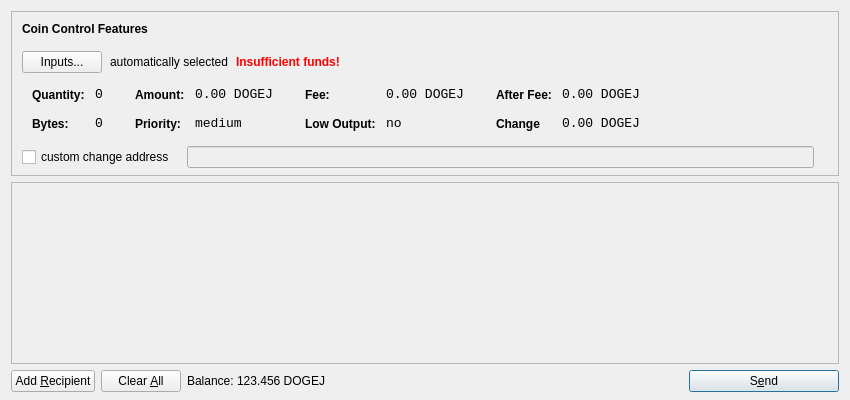
<?xml version="1.0" encoding="UTF-8"?>
<ui version="4.0">
 <class>SendCoinsDialog</class>
 <widget class="QDialog" name="SendCoinsDialog">
  <property name="geometry">
   <rect>
    <x>0</x>
    <y>0</y>
    <width>850</width>
    <height>400</height>
   </rect>
  </property>
  <property name="windowTitle">
   <string>Send Coins</string>
  </property>
  <property name="styleSheet">
   <string notr="true">background-image: url(:/images/dogejbg);</string>
  </property>
  <layout class="QVBoxLayout" name="verticalLayout" stretch="0,1,0">
   <property name="bottomMargin">
    <number>8</number>
   </property>
   <item>
    <widget class="QFrame" name="frameCoinControl">
     <property name="sizePolicy">
      <sizepolicy hsizetype="Expanding" vsizetype="Expanding">
       <horstretch>0</horstretch>
       <verstretch>0</verstretch>
      </sizepolicy>
     </property>
     <property name="maximumSize">
      <size>
       <width>16777215</width>
       <height>16777215</height>
      </size>
     </property>
     <property name="frameShape">
      <enum>QFrame::StyledPanel</enum>
     </property>
     <property name="frameShadow">
      <enum>QFrame::Sunken</enum>
     </property>
     <layout class="QVBoxLayout" name="verticalLayoutCoinControl2">
      <property name="spacing">
       <number>6</number>
      </property>
      <property name="leftMargin">
       <number>0</number>
      </property>
      <property name="topMargin">
       <number>0</number>
      </property>
      <property name="rightMargin">
       <number>0</number>
      </property>
      <property name="bottomMargin">
       <number>6</number>
      </property>
      <item>
       <layout class="QVBoxLayout" name="verticalLayoutCoinControl" stretch="0,0,0,0,1">
        <property name="spacing">
         <number>0</number>
        </property>
        <property name="leftMargin">
         <number>10</number>
        </property>
        <property name="topMargin">
         <number>10</number>
        </property>
        <item>
         <layout class="QHBoxLayout" name="horizontalLayoutCoinControl1">
          <property name="bottomMargin">
           <number>15</number>
          </property>
          <item>
           <widget class="QLabel" name="labelCoinControlFeatures">
            <property name="sizePolicy">
             <sizepolicy hsizetype="Preferred" vsizetype="Maximum">
              <horstretch>0</horstretch>
              <verstretch>0</verstretch>
             </sizepolicy>
            </property>
            <property name="font">
             <font>
              <weight>75</weight>
              <bold>true</bold>
             </font>
            </property>
            <property name="styleSheet">
             <string notr="true">font-weight:bold;</string>
            </property>
            <property name="text">
             <string>Coin Control Features</string>
            </property>
           </widget>
          </item>
         </layout>
        </item>
        <item>
         <layout class="QHBoxLayout" name="horizontalLayoutCoinControl2" stretch="0,0,0,0">
          <property name="spacing">
           <number>8</number>
          </property>
          <property name="bottomMargin">
           <number>10</number>
          </property>
          <item>
           <widget class="QPushButton" name="pushButtonCoinControl">
            <property name="styleSheet">
             <string notr="true"/>
            </property>
            <property name="text">
             <string>Inputs...</string>
            </property>
           </widget>
          </item>
          <item>
           <widget class="QLabel" name="labelCoinControlAutomaticallySelected">
            <property name="text">
             <string>automatically selected</string>
            </property>
            <property name="margin">
             <number>5</number>
            </property>
           </widget>
          </item>
          <item>
           <widget class="QLabel" name="labelCoinControlInsuffFunds">
            <property name="font">
             <font>
              <weight>75</weight>
              <bold>true</bold>
             </font>
            </property>
            <property name="styleSheet">
             <string notr="true">color:red;font-weight:bold;</string>
            </property>
            <property name="text">
             <string>Insufficient funds!</string>
            </property>
            <property name="margin">
             <number>5</number>
            </property>
           </widget>
          </item>
          <item>
           <spacer name="horizontalSpacerCoinControl">
            <property name="orientation">
             <enum>Qt::Horizontal</enum>
            </property>
            <property name="sizeHint" stdset="0">
             <size>
              <width>40</width>
              <height>1</height>
             </size>
            </property>
           </spacer>
          </item>
         </layout>
        </item>
        <item>
         <widget class="QWidget" name="widgetCoinControl" native="true">
          <property name="sizePolicy">
           <sizepolicy hsizetype="Preferred" vsizetype="Preferred">
            <horstretch>0</horstretch>
            <verstretch>0</verstretch>
           </sizepolicy>
          </property>
          <property name="minimumSize">
           <size>
            <width>0</width>
            <height>0</height>
           </size>
          </property>
          <property name="styleSheet">
           <string notr="true"/>
          </property>
          <layout class="QHBoxLayout" name="horizontalLayoutCoinControl5">
           <property name="leftMargin">
            <number>0</number>
           </property>
           <property name="topMargin">
            <number>0</number>
           </property>
           <property name="rightMargin">
            <number>0</number>
           </property>
           <property name="bottomMargin">
            <number>0</number>
           </property>
           <item>
            <layout class="QHBoxLayout" name="horizontalLayoutCoinControl3" stretch="0,0,0,1">
             <property name="spacing">
              <number>20</number>
             </property>
             <property name="topMargin">
              <number>0</number>
             </property>
             <property name="bottomMargin">
              <number>10</number>
             </property>
             <item>
              <layout class="QFormLayout" name="formLayoutCoinControl1">
               <property name="horizontalSpacing">
                <number>10</number>
               </property>
               <property name="verticalSpacing">
                <number>14</number>
               </property>
               <property name="leftMargin">
                <number>10</number>
               </property>
               <property name="topMargin">
                <number>4</number>
               </property>
               <property name="rightMargin">
                <number>6</number>
               </property>
               <item row="0" column="0">
                <widget class="QLabel" name="labelCoinControlQuantityText">
                 <property name="styleSheet">
                  <string notr="true">font-weight:bold;</string>
                 </property>
                 <property name="text">
                  <string>Quantity:</string>
                 </property>
                 <property name="margin">
                  <number>0</number>
                 </property>
                </widget>
               </item>
               <item row="0" column="1">
                <widget class="QLabel" name="labelCoinControlQuantity">
                 <property name="font">
                  <font>
                   <family>Monospace</family>
                   <pointsize>10</pointsize>
                  </font>
                 </property>
                 <property name="cursor">
                  <cursorShape>IBeamCursor</cursorShape>
                 </property>
                 <property name="contextMenuPolicy">
                  <enum>Qt::ActionsContextMenu</enum>
                 </property>
                 <property name="text">
                  <string>0</string>
                 </property>
                 <property name="margin">
                  <number>0</number>
                 </property>
                 <property name="textInteractionFlags">
                  <set>Qt::LinksAccessibleByMouse|Qt::TextSelectableByKeyboard|Qt::TextSelectableByMouse</set>
                 </property>
                </widget>
               </item>
               <item row="1" column="0">
                <widget class="QLabel" name="labelCoinControlBytesText">
                 <property name="styleSheet">
                  <string notr="true">font-weight:bold;</string>
                 </property>
                 <property name="text">
                  <string>Bytes:</string>
                 </property>
                </widget>
               </item>
               <item row="1" column="1">
                <widget class="QLabel" name="labelCoinControlBytes">
                 <property name="font">
                  <font>
                   <family>Monospace</family>
                   <pointsize>10</pointsize>
                  </font>
                 </property>
                 <property name="cursor">
                  <cursorShape>IBeamCursor</cursorShape>
                 </property>
                 <property name="contextMenuPolicy">
                  <enum>Qt::ActionsContextMenu</enum>
                 </property>
                 <property name="text">
                  <string>0</string>
                 </property>
                 <property name="textInteractionFlags">
                  <set>Qt::LinksAccessibleByMouse|Qt::TextSelectableByKeyboard|Qt::TextSelectableByMouse</set>
                 </property>
                </widget>
               </item>
              </layout>
             </item>
             <item>
              <layout class="QFormLayout" name="formLayoutCoinControl2">
               <property name="horizontalSpacing">
                <number>10</number>
               </property>
               <property name="verticalSpacing">
                <number>14</number>
               </property>
               <property name="leftMargin">
                <number>6</number>
               </property>
               <property name="topMargin">
                <number>4</number>
               </property>
               <property name="rightMargin">
                <number>6</number>
               </property>
               <item row="0" column="0">
                <widget class="QLabel" name="labelCoinControlAmountText">
                 <property name="styleSheet">
                  <string notr="true">font-weight:bold;</string>
                 </property>
                 <property name="text">
                  <string>Amount:</string>
                 </property>
                 <property name="margin">
                  <number>0</number>
                 </property>
                </widget>
               </item>
               <item row="0" column="1">
                <widget class="QLabel" name="labelCoinControlAmount">
                 <property name="font">
                  <font>
                   <family>Monospace</family>
                   <pointsize>10</pointsize>
                  </font>
                 </property>
                 <property name="cursor">
                  <cursorShape>IBeamCursor</cursorShape>
                 </property>
                 <property name="contextMenuPolicy">
                  <enum>Qt::ActionsContextMenu</enum>
                 </property>
                 <property name="text">
                  <string>0.00 DOGEJ</string>
                 </property>
                 <property name="textInteractionFlags">
                  <set>Qt::LinksAccessibleByMouse|Qt::TextSelectableByKeyboard|Qt::TextSelectableByMouse</set>
                 </property>
                </widget>
               </item>
               <item row="1" column="0">
                <widget class="QLabel" name="labelCoinControlPriorityText">
                 <property name="styleSheet">
                  <string notr="true">font-weight:bold;</string>
                 </property>
                 <property name="text">
                  <string>Priority:</string>
                 </property>
                </widget>
               </item>
               <item row="1" column="1">
                <widget class="QLabel" name="labelCoinControlPriority">
                 <property name="font">
                  <font>
                   <family>Monospace</family>
                   <pointsize>10</pointsize>
                  </font>
                 </property>
                 <property name="cursor">
                  <cursorShape>IBeamCursor</cursorShape>
                 </property>
                 <property name="contextMenuPolicy">
                  <enum>Qt::ActionsContextMenu</enum>
                 </property>
                 <property name="text">
                  <string>medium</string>
                 </property>
                 <property name="textInteractionFlags">
                  <set>Qt::LinksAccessibleByMouse|Qt::TextSelectableByKeyboard|Qt::TextSelectableByMouse</set>
                 </property>
                </widget>
               </item>
              </layout>
             </item>
             <item>
              <layout class="QFormLayout" name="formLayoutCoinControl3">
               <property name="horizontalSpacing">
                <number>10</number>
               </property>
               <property name="verticalSpacing">
                <number>14</number>
               </property>
               <property name="leftMargin">
                <number>6</number>
               </property>
               <property name="topMargin">
                <number>4</number>
               </property>
               <property name="rightMargin">
                <number>6</number>
               </property>
               <item row="0" column="0">
                <widget class="QLabel" name="labelCoinControlFeeText">
                 <property name="styleSheet">
                  <string notr="true">font-weight:bold;</string>
                 </property>
                 <property name="text">
                  <string>Fee:</string>
                 </property>
                 <property name="margin">
                  <number>0</number>
                 </property>
                </widget>
               </item>
               <item row="0" column="1">
                <widget class="QLabel" name="labelCoinControlFee">
                 <property name="font">
                  <font>
                   <family>Monospace</family>
                   <pointsize>10</pointsize>
                  </font>
                 </property>
                 <property name="cursor">
                  <cursorShape>IBeamCursor</cursorShape>
                 </property>
                 <property name="contextMenuPolicy">
                  <enum>Qt::ActionsContextMenu</enum>
                 </property>
                 <property name="text">
                  <string>0.00 DOGEJ</string>
                 </property>
                 <property name="textInteractionFlags">
                  <set>Qt::LinksAccessibleByMouse|Qt::TextSelectableByKeyboard|Qt::TextSelectableByMouse</set>
                 </property>
                </widget>
               </item>
               <item row="1" column="0">
                <widget class="QLabel" name="labelCoinControlLowOutputText">
                 <property name="styleSheet">
                  <string notr="true">font-weight:bold;</string>
                 </property>
                 <property name="text">
                  <string>Low Output:</string>
                 </property>
                </widget>
               </item>
               <item row="1" column="1">
                <widget class="QLabel" name="labelCoinControlLowOutput">
                 <property name="font">
                  <font>
                   <family>Monospace</family>
                   <pointsize>10</pointsize>
                  </font>
                 </property>
                 <property name="cursor">
                  <cursorShape>IBeamCursor</cursorShape>
                 </property>
                 <property name="contextMenuPolicy">
                  <enum>Qt::ActionsContextMenu</enum>
                 </property>
                 <property name="text">
                  <string>no</string>
                 </property>
                 <property name="textInteractionFlags">
                  <set>Qt::LinksAccessibleByMouse|Qt::TextSelectableByKeyboard|Qt::TextSelectableByMouse</set>
                 </property>
                </widget>
               </item>
              </layout>
             </item>
             <item>
              <layout class="QFormLayout" name="formLayoutCoinControl4">
               <property name="horizontalSpacing">
                <number>10</number>
               </property>
               <property name="verticalSpacing">
                <number>14</number>
               </property>
               <property name="leftMargin">
                <number>6</number>
               </property>
               <property name="topMargin">
                <number>4</number>
               </property>
               <property name="rightMargin">
                <number>6</number>
               </property>
               <item row="0" column="0">
                <widget class="QLabel" name="labelCoinControlAfterFeeText">
                 <property name="styleSheet">
                  <string notr="true">font-weight:bold;</string>
                 </property>
                 <property name="text">
                  <string>After Fee:</string>
                 </property>
                 <property name="margin">
                  <number>0</number>
                 </property>
                </widget>
               </item>
               <item row="0" column="1">
                <widget class="QLabel" name="labelCoinControlAfterFee">
                 <property name="font">
                  <font>
                   <family>Monospace</family>
                   <pointsize>10</pointsize>
                  </font>
                 </property>
                 <property name="cursor">
                  <cursorShape>IBeamCursor</cursorShape>
                 </property>
                 <property name="contextMenuPolicy">
                  <enum>Qt::ActionsContextMenu</enum>
                 </property>
                 <property name="text">
                  <string>0.00 DOGEJ</string>
                 </property>
                 <property name="textInteractionFlags">
                  <set>Qt::LinksAccessibleByMouse|Qt::TextSelectableByKeyboard|Qt::TextSelectableByMouse</set>
                 </property>
                </widget>
               </item>
               <item row="1" column="0">
                <widget class="QLabel" name="labelCoinControlChangeText">
                 <property name="styleSheet">
                  <string notr="true">font-weight:bold;</string>
                 </property>
                 <property name="text">
                  <string>Change</string>
                 </property>
                </widget>
               </item>
               <item row="1" column="1">
                <widget class="QLabel" name="labelCoinControlChange">
                 <property name="font">
                  <font>
                   <family>Monospace</family>
                   <pointsize>10</pointsize>
                  </font>
                 </property>
                 <property name="cursor">
                  <cursorShape>IBeamCursor</cursorShape>
                 </property>
                 <property name="contextMenuPolicy">
                  <enum>Qt::ActionsContextMenu</enum>
                 </property>
                 <property name="text">
                  <string>0.00 DOGEJ</string>
                 </property>
                 <property name="textInteractionFlags">
                  <set>Qt::LinksAccessibleByMouse|Qt::TextSelectableByKeyboard|Qt::TextSelectableByMouse</set>
                 </property>
                </widget>
               </item>
              </layout>
             </item>
            </layout>
           </item>
          </layout>
         </widget>
        </item>
        <item>
         <layout class="QHBoxLayout" name="horizontalLayoutCoinControl4" stretch="0,0,0">
          <property name="spacing">
           <number>12</number>
          </property>
          <property name="sizeConstraint">
           <enum>QLayout::SetDefaultConstraint</enum>
          </property>
          <property name="topMargin">
           <number>5</number>
          </property>
          <property name="rightMargin">
           <number>5</number>
          </property>
          <item>
           <widget class="QCheckBox" name="checkBoxCoinControlChange">
            <property name="text">
             <string>custom change address</string>
            </property>
           </widget>
          </item>
          <item>
           <widget class="QLineEdit" name="lineEditCoinControlChange">
            <property name="enabled">
             <bool>false</bool>
            </property>
            <property name="sizePolicy">
             <sizepolicy hsizetype="Expanding" vsizetype="Fixed">
              <horstretch>0</horstretch>
              <verstretch>0</verstretch>
             </sizepolicy>
            </property>
           </widget>
          </item>
          <item>
           <widget class="QLabel" name="labelCoinControlChangeLabel">
            <property name="sizePolicy">
             <sizepolicy hsizetype="Preferred" vsizetype="Expanding">
              <horstretch>0</horstretch>
              <verstretch>0</verstretch>
             </sizepolicy>
            </property>
            <property name="minimumSize">
             <size>
              <width>0</width>
              <height>0</height>
             </size>
            </property>
            <property name="text">
             <string/>
            </property>
            <property name="margin">
             <number>3</number>
            </property>
           </widget>
          </item>
         </layout>
        </item>
        <item>
         <spacer name="verticalSpacerCoinControl">
          <property name="orientation">
           <enum>Qt::Vertical</enum>
          </property>
          <property name="sizeHint" stdset="0">
           <size>
            <width>800</width>
            <height>1</height>
           </size>
          </property>
         </spacer>
        </item>
       </layout>
      </item>
     </layout>
    </widget>
   </item>
   <item>
    <widget class="QScrollArea" name="scrollArea">
     <property name="widgetResizable">
      <bool>true</bool>
     </property>
     <widget class="QWidget" name="scrollAreaWidgetContents">
      <property name="geometry">
       <rect>
        <x>0</x>
        <y>0</y>
        <width>830</width>
        <height>172</height>
       </rect>
      </property>
      <layout class="QVBoxLayout" name="verticalLayout_2">
       <property name="leftMargin">
        <number>0</number>
       </property>
       <property name="topMargin">
        <number>0</number>
       </property>
       <property name="rightMargin">
        <number>0</number>
       </property>
       <property name="bottomMargin">
        <number>0</number>
       </property>
       <item>
        <layout class="QVBoxLayout" name="entries">
         <property name="spacing">
          <number>6</number>
         </property>
        </layout>
       </item>
       <item>
        <spacer name="verticalSpacer">
         <property name="orientation">
          <enum>Qt::Vertical</enum>
         </property>
         <property name="sizeHint" stdset="0">
          <size>
           <width>20</width>
           <height>40</height>
          </size>
         </property>
        </spacer>
       </item>
      </layout>
     </widget>
    </widget>
   </item>
   <item>
    <layout class="QHBoxLayout" name="horizontalLayout">
     <item>
      <widget class="QPushButton" name="addButton">
       <property name="toolTip">
        <string>Send to multiple recipients at once</string>
       </property>
       <property name="text">
        <string>Add &amp;Recipient</string>
       </property>
       <property name="icon">
        <iconset resource="../bitcoin.qrc">
         <normaloff>:/icons/add</normaloff>:/icons/add</iconset>
       </property>
       <property name="autoDefault">
        <bool>false</bool>
       </property>
      </widget>
     </item>
     <item>
      <widget class="QPushButton" name="clearButton">
       <property name="sizePolicy">
        <sizepolicy hsizetype="Minimum" vsizetype="Fixed">
         <horstretch>0</horstretch>
         <verstretch>0</verstretch>
        </sizepolicy>
       </property>
       <property name="toolTip">
        <string>Remove all transaction fields</string>
       </property>
       <property name="text">
        <string>Clear &amp;All</string>
       </property>
       <property name="icon">
        <iconset resource="../bitcoin.qrc">
         <normaloff>:/icons/remove</normaloff>:/icons/remove</iconset>
       </property>
       <property name="autoRepeatDelay">
        <number>300</number>
       </property>
       <property name="autoDefault">
        <bool>false</bool>
       </property>
      </widget>
     </item>
     <item>
      <layout class="QHBoxLayout" name="horizontalLayout_2">
       <property name="spacing">
        <number>3</number>
       </property>
       <item>
        <widget class="QLabel" name="label">
         <property name="sizePolicy">
          <sizepolicy hsizetype="Preferred" vsizetype="Fixed">
           <horstretch>0</horstretch>
           <verstretch>0</verstretch>
          </sizepolicy>
         </property>
         <property name="text">
          <string>Balance:</string>
         </property>
        </widget>
       </item>
       <item>
        <widget class="QLabel" name="labelBalance">
         <property name="sizePolicy">
          <sizepolicy hsizetype="Preferred" vsizetype="Fixed">
           <horstretch>0</horstretch>
           <verstretch>0</verstretch>
          </sizepolicy>
         </property>
         <property name="cursor">
          <cursorShape>IBeamCursor</cursorShape>
         </property>
         <property name="text">
          <string>123.456 DOGEJ</string>
         </property>
         <property name="textInteractionFlags">
          <set>Qt::LinksAccessibleByMouse|Qt::TextSelectableByKeyboard|Qt::TextSelectableByMouse</set>
         </property>
        </widget>
       </item>
      </layout>
     </item>
     <item>
      <spacer name="horizontalSpacer">
       <property name="orientation">
        <enum>Qt::Horizontal</enum>
       </property>
       <property name="sizeHint" stdset="0">
        <size>
         <width>40</width>
         <height>20</height>
        </size>
       </property>
      </spacer>
     </item>
     <item>
      <widget class="QPushButton" name="sendButton">
       <property name="minimumSize">
        <size>
         <width>150</width>
         <height>0</height>
        </size>
       </property>
       <property name="toolTip">
        <string>Confirm the send action</string>
       </property>
       <property name="text">
        <string>S&amp;end</string>
       </property>
       <property name="icon">
        <iconset resource="../bitcoin.qrc">
         <normaloff>:/icons/send</normaloff>:/icons/send</iconset>
       </property>
       <property name="default">
        <bool>true</bool>
       </property>
      </widget>
     </item>
    </layout>
   </item>
  </layout>
 </widget>
 <resources>
  <include location="../bitcoin.qrc"/>
 </resources>
 <connections/>
</ui>
